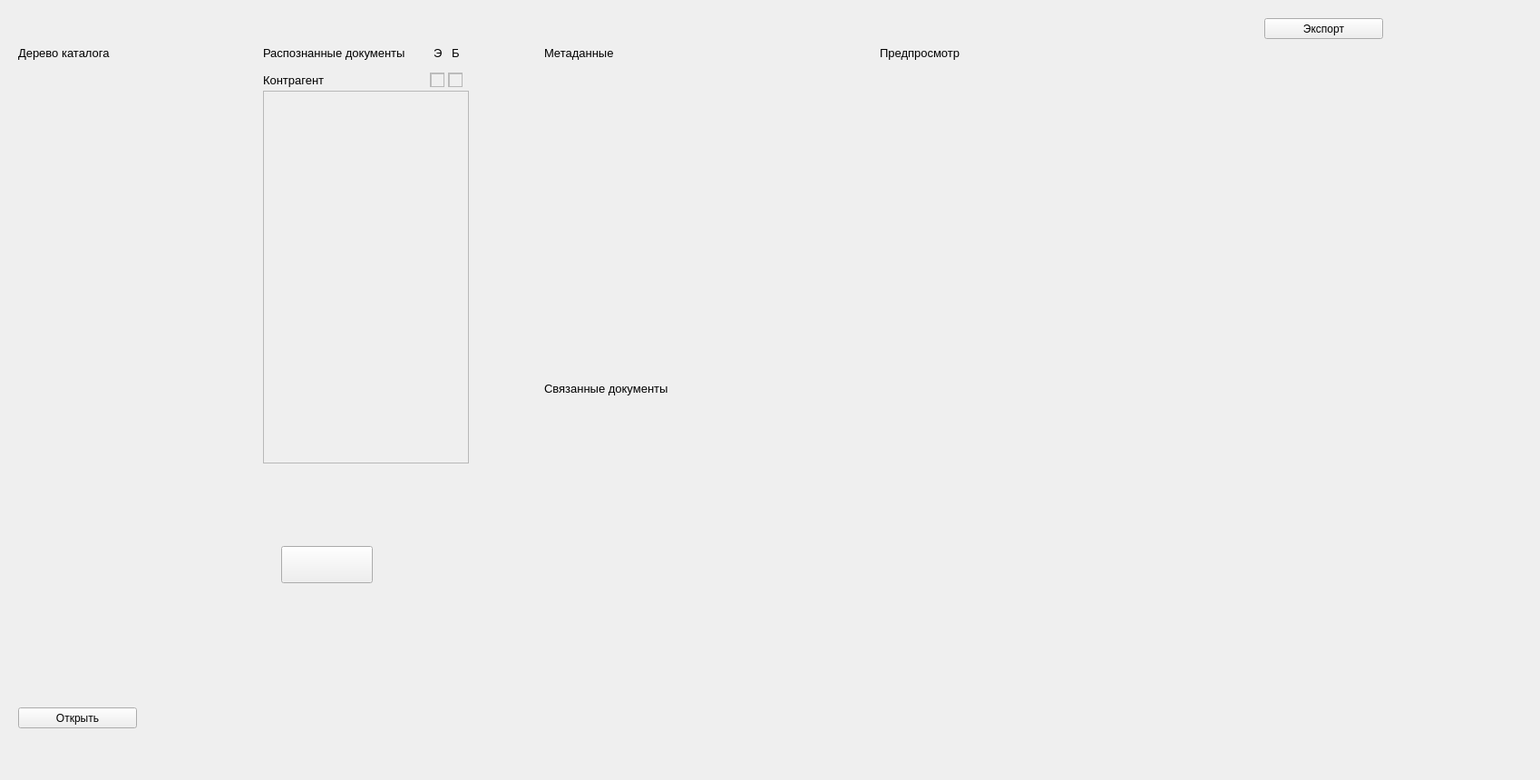
<?xml version="1.0" encoding="UTF-8"?>
<ui version="4.0">
 <class>Form</class>
 <widget class="QWidget" name="Form">
  <property name="geometry">
   <rect>
    <x>0</x>
    <y>0</y>
    <width>1698</width>
    <height>860</height>
   </rect>
  </property>
  <property name="windowTitle">
   <string>Form</string>
  </property>
  <widget class="QLabel" name="label">
   <property name="geometry">
    <rect>
     <x>20</x>
     <y>50</y>
     <width>111</width>
     <height>16</height>
    </rect>
   </property>
   <property name="font">
    <font>
     <pointsize>10</pointsize>
    </font>
   </property>
   <property name="text">
    <string>Дерево каталога</string>
   </property>
  </widget>
  <widget class="QLabel" name="label_2">
   <property name="geometry">
    <rect>
     <x>290</x>
     <y>50</y>
     <width>161</width>
     <height>16</height>
    </rect>
   </property>
   <property name="font">
    <font>
     <pointsize>10</pointsize>
    </font>
   </property>
   <property name="text">
    <string>Распознанные документы</string>
   </property>
  </widget>
  <widget class="QLabel" name="label_3">
   <property name="geometry">
    <rect>
     <x>478</x>
     <y>50</y>
     <width>16</width>
     <height>16</height>
    </rect>
   </property>
   <property name="font">
    <font>
     <pointsize>10</pointsize>
    </font>
   </property>
   <property name="text">
    <string>Э</string>
   </property>
  </widget>
  <widget class="QLabel" name="label_4">
   <property name="geometry">
    <rect>
     <x>498</x>
     <y>50</y>
     <width>16</width>
     <height>16</height>
    </rect>
   </property>
   <property name="font">
    <font>
     <pointsize>10</pointsize>
    </font>
   </property>
   <property name="text">
    <string>Б</string>
   </property>
  </widget>
  <widget class="QLabel" name="label_5">
   <property name="geometry">
    <rect>
     <x>290</x>
     <y>80</y>
     <width>71</width>
     <height>16</height>
    </rect>
   </property>
   <property name="font">
    <font>
     <pointsize>10</pointsize>
    </font>
   </property>
   <property name="text">
    <string>Контрагент</string>
   </property>
  </widget>
  <widget class="QTextEdit" name="contragent_e">
   <property name="geometry">
    <rect>
     <x>474</x>
     <y>80</y>
     <width>16</width>
     <height>16</height>
    </rect>
   </property>
   <property name="readOnly">
    <bool>true</bool>
   </property>
  </widget>
  <widget class="QTextEdit" name="contragent_b">
   <property name="geometry">
    <rect>
     <x>494</x>
     <y>80</y>
     <width>16</width>
     <height>16</height>
    </rect>
   </property>
   <property name="readOnly">
    <bool>true</bool>
   </property>
  </widget>
  <widget class="QLabel" name="label_15">
   <property name="geometry">
    <rect>
     <x>600</x>
     <y>50</y>
     <width>81</width>
     <height>16</height>
    </rect>
   </property>
   <property name="font">
    <font>
     <pointsize>10</pointsize>
    </font>
   </property>
   <property name="text">
    <string>Метаданные</string>
   </property>
  </widget>
  <widget class="QLabel" name="label_24">
   <property name="geometry">
    <rect>
     <x>600</x>
     <y>420</y>
     <width>161</width>
     <height>16</height>
    </rect>
   </property>
   <property name="font">
    <font>
     <pointsize>10</pointsize>
    </font>
   </property>
   <property name="text">
    <string>Связанные документы</string>
   </property>
  </widget>
  <widget class="QLabel" name="label_25">
   <property name="geometry">
    <rect>
     <x>970</x>
     <y>50</y>
     <width>91</width>
     <height>16</height>
    </rect>
   </property>
   <property name="font">
    <font>
     <pointsize>10</pointsize>
    </font>
   </property>
   <property name="text">
    <string>Предпросмотр</string>
   </property>
  </widget>
  <widget class="QWidget" name="verticalLayoutWidget">
   <property name="geometry">
    <rect>
     <x>949</x>
     <y>70</y>
     <width>611</width>
     <height>771</height>
    </rect>
   </property>
   <layout class="QVBoxLayout" name="predprosmotr_layout"/>
  </widget>
  <widget class="QWidget" name="verticalLayoutWidget_3">
   <property name="geometry">
    <rect>
     <x>600</x>
     <y>70</y>
     <width>341</width>
     <height>341</height>
    </rect>
   </property>
   <layout class="QVBoxLayout" name="metadata_layout">
    <property name="spacing">
     <number>6</number>
    </property>
   </layout>
  </widget>
  <widget class="QWidget" name="verticalLayoutWidget_4">
   <property name="geometry">
    <rect>
     <x>20</x>
     <y>80</y>
     <width>261</width>
     <height>671</height>
    </rect>
   </property>
   <layout class="QVBoxLayout" name="tree_layout"/>
  </widget>
  <widget class="QPushButton" name="openfile">
   <property name="geometry">
    <rect>
     <x>20</x>
     <y>780</y>
     <width>131</width>
     <height>23</height>
    </rect>
   </property>
   <property name="text">
    <string>Открыть</string>
   </property>
  </widget>
  <widget class="QPushButton" name="export_button">
   <property name="geometry">
    <rect>
     <x>1394</x>
     <y>20</y>
     <width>131</width>
     <height>23</height>
    </rect>
   </property>
   <property name="text">
    <string>Экспорт</string>
   </property>
  </widget>
  <widget class="QWidget" name="verticalLayoutWidget_5">
   <property name="geometry">
    <rect>
     <x>600</x>
     <y>460</y>
     <width>341</width>
     <height>381</height>
    </rect>
   </property>
   <layout class="QVBoxLayout" name="svazi_layout"/>
  </widget>
  <widget class="QPushButton" name="svazi_button">
   <property name="geometry">
    <rect>
     <x>310</x>
     <y>602</y>
     <width>101</width>
     <height>41</height>
    </rect>
   </property>
   <property name="styleSheet">
    <string notr="true">background-image: url(arrow.png);</string>
   </property>
   <property name="text">
    <string/>
   </property>
  </widget>
  <widget class="QScrollArea" name="indicator_layout">
   <property name="geometry">
    <rect>
     <x>290</x>
     <y>100</y>
     <width>227</width>
     <height>411</height>
    </rect>
   </property>
   <property name="widgetResizable">
    <bool>true</bool>
   </property>
   <widget class="QWidget" name="indicator_layout_widget">
    <property name="geometry">
     <rect>
      <x>0</x>
      <y>0</y>
      <width>225</width>
      <height>409</height>
     </rect>
    </property>
   </widget>
  </widget>
 </widget>
 <resources/>
 <connections/>
</ui>
